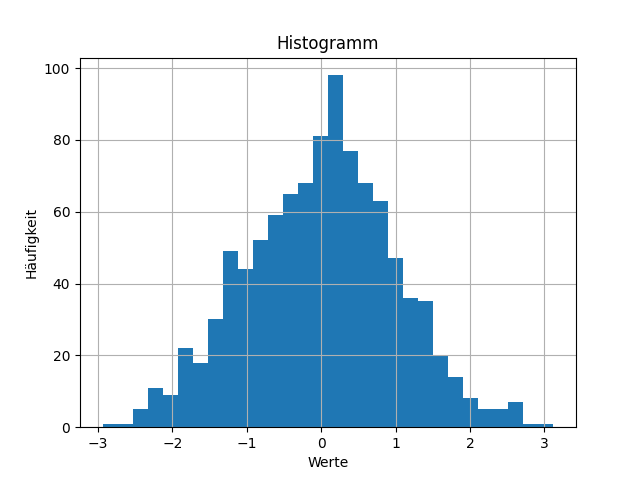

Source code (Python):
import numpy as np
import matplotlib.pyplot as plt

# Erzeuge 1000 zufällige Datenpunkte aus einer Normalverteilung
data = np.random.randn(1000)

# Erstelle ein Histogramm mit 30 Bins
plt.hist(data, bins=30)
plt.xlabel('Werte')
plt.ylabel('Häufigkeit')
plt.title('Histogramm')
plt.grid(True)
plt.show()
